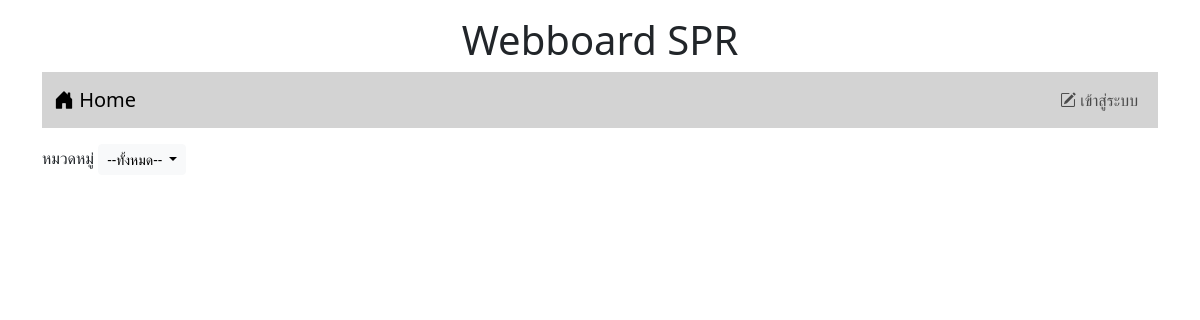
Before: / with the older database file.
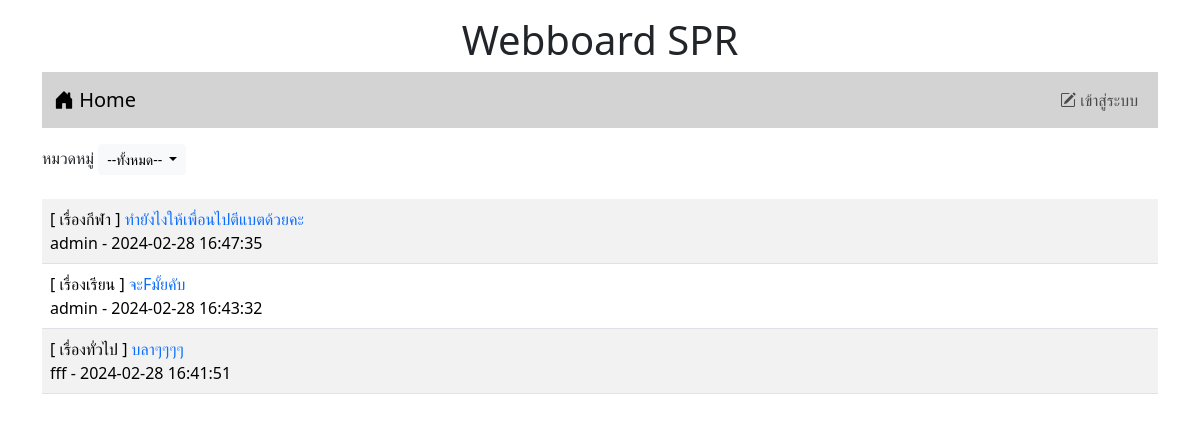
After: the same page with the newer database file.
### tables this page shows
CREATE TABLE `post` (
  `id` int(11) NOT NULL,
  `title` varchar(128) NOT NULL,
  `content` varchar(2048) NOT NULL,
  `post_date` datetime NOT NULL,
  `cat_id` int(11) NOT NULL,
  `user_id` int(11) NOT NULL
);

CREATE TABLE `category` (
  `id` int(11) NOT NULL,
  `name` varchar(32) NOT NULL
);

CREATE TABLE `user` (
  `id` int(11) NOT NULL,
  `login` varchar(32) NOT NULL,
  `password` varchar(64) NOT NULL,
  `name` varchar(64) NOT NULL,
  `gender` char(1) NOT NULL,
  `email` varchar(32) NOT NULL,
  `role` char(1) NOT NULL
);

### index.php (the view, shortened to what this page needs)
<!DOCTYPE html>
<html lang="en">
<head>
    <link rel="stylesheet" href="bootstrap-5.3.2-dist/css/bootstrap.min.css">
    <link rel="stylesheet" href="https://cdn.jsdelivr.net/npm/bootstrap-icons@1.11.3/font/bootstrap-icons.min.css">
</head>
<body>
    <div class="container-lg">
    <h1 style="text-align: center;" class="mt-3">Webboard SPR</h1>
    <?php include"nav.php" ?>
    <div class="mt-3 d-flex justify-content-between">
        <div>
            <label>หมวดหมู่</label>
            <span class="dropdown">
                <button class="btn btn-light btn-sm dropdown-toggle" type="button" data-bs-toggle="dropdown" aria-expanded="false">
                    --ทั้งหมด--
                </button>
            </span>
        </div>
    </div>
    <table class="table table-striped mt-4">
        <?php
            $conn=new PDO("mysql:host=localhost;dbname=webboard;charset=utf8","root","");
            $sql="SELECT t3.name,t1.title,t1.id,t2.login,t1.post_date FROM post as t1
            INNER JOIN user as t2 ON (t1.user_id = t2.id)
            INNER JOIN category as t3 ON (t1.cat_id = t3.id) ORDER BY t1.post_date DESC";
            $result=$conn->query($sql);
            while($row = $result->fetch()){
                echo "<tr><td>[ $row[0] ] <a href=post.php?id=$row[2]
                style=text-decoration:none>$row[1]</a><br>$row[3] - $row[4]</td></tr>";
            }
        ?>
    </table>
    </div>
</body>
</html>

### nav.php (shortened to what this page needs)
<nav class="navbar navbar-expand-lg" style="background-color: #d3d3d3;">
        <div class="container-fluid">
            <a class="navbar-brand" href="index.php"><i class="bi bi-house-door-fill"></i> Home</a>
            <ul class="navbar-nav">
                <?php if(!isset($_SESSION['id'])){ ?>
                <li class="nav-item">
                    <a class="nav-link" aria-current="page" href="login.php"><i class="bi bi-pencil-square"></i> เข้าสู่ระบบ</a>
                </li>
                <?php } ?>
            </ul>
        </div>
    </nav>

Changed rows visible on the page:
added post: category.name "เรื่องกีฬา", title "ทำยังไงให้เพื่อนไปตีแบตด้วยคะ", user.login "admin", post_date "2024-02-28 16:47:35"
added post: category.name "เรื่องเรียน", title "จะFมั้ยคับ", user.login "admin", post_date "2024-02-28 16:43:32"
added post: category.name "เรื่องทั่วไป", title "บลาๆๆๆๆ", user.login "fff", post_date "2024-02-28 16:41:51"
